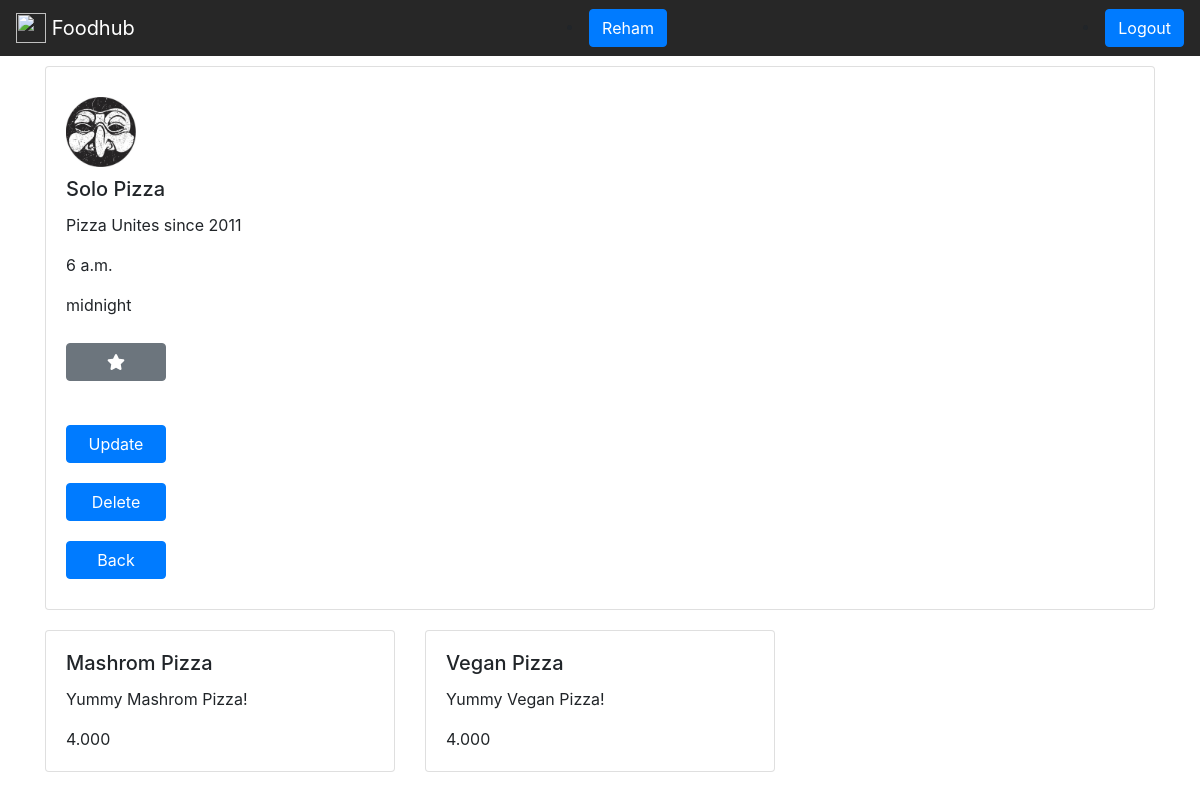
The app's page /detail/5/ (signed in) with its own data.
### restaurants/models.py (models this page shows, shortened)
class Restaurant(models.Model):
    name = models.CharField(max_length=200)
    description = models.TextField()
    openingtime = models.TimeField()
    closingtime = models.TimeField()
    logo = models.ImageField(null=True)

class Item(models.Model):
    name = models.CharField(max_length=200)
    description = models.TextField()
    price = models.CharField(max_length=200)
    restaurant = models.ForeignKey(Restaurant , default=1 , on_delete=models.CASCADE)

### restaurants/views.py (the view)
# urls.py: path('detail/<int:my_id>/', views.detail, name="detail"),
def detail(request, my_id):
    restaurant = Restaurant.objects.get(id=my_id)
    items = Item.objects.filter(restaurant=restaurant)
    context={
        'restaurant': restaurant,
        'items' : items,
    }
    return render(request,'detail.html',context)

### restaurants/templates/detail.html (shortened to what this page needs)
{% extends 'base.html'%}
{% block bodycontent %}
       <div class="row">
         <div class="col-lg-12">
           <div class="card">
             <div class="card-body">
              <img class="card-img-top" src="{{restaurant.logo.url}}" alt="Card image cap">
               <h5 class="card-title">{{restaurant.name}}</h5>
               <p class="card-text">{{restaurant.description}}</p>
               <p class="card-text">{{restaurant.openingtime}}</p>
               <p class="card-text">{{restaurant.closingtime}}</p>
           <button class="btn btn-secondary custom-button" onclick="favourateButton()">
              <i class="fas fa-star"></i>
           </button><br/><br/>
		       <a class="btn btn-primary custom-button" href="{% url 'update' res_id=restaurant.id %}">Update</a><br/>
		       <a class="btn btn-primary custom-button" href="{% url 'delete' res_id=restaurant.id %}">Delete</a><br/>
		       <a class="btn btn-primary custom-button" href="{% url 'list' %}">Back</a><br/>
             </div>
           </div>
         </div>
       </div>
       <div class="row">
       {% for item in items %}
         <div class="col-lg-4">
           <div class="card">
             <div class="card-body">
               <h5 class="card-title">{{item.name}}</h5>
               <p class="card-text">{{item.description}}</p>
               <p class="card-text">{{item.price}}</p>
             </div>
           </div>
         </div>
         {% endfor %}
       </div>
{% endblock %}

### restaurants/templates/base.html (shortened to what this page needs)
<!DOCTYPE html>
{% load static %}
<html>
<head>
<link rel="stylesheet" href="https://maxcdn.bootstrapcdn.com/bootstrap/4.0.0/css/bootstrap.min.css">
<link rel="stylesheet" href="{% static 'style.css' %}">
</head>
<body>
<nav class="navbar navbar-light bg-faded">
  <a class="navbar-brand" href="#">
    <img src="/assets/brand/bootstrap-solid.svg" width="30" height="30" class="d-inline-block align-top" alt="">
    Foodhub
  </a>
  {% if request.user.is_authenticated %}
   <li class="nav-item">
  	<a class="btn btn-primary" href="">{{request.user}}</a>
  </li>
  <li class="nav-item">
  	<a class="btn btn-primary" href="{% url 'logout' %}">Logout</a>
  </li>
  {% endif %}
</nav>
	<div class="container">
	{% block bodycontent %}
	{% endblock %}
    </div>
</body>
</html>

### restaurants/static/style.css (style rules this page uses)
body { background-image: url(http://gf-verified.com/wp-content/uploads/2016/06/Main-Background.jpg)!important; background-size:110% !important; }
.card { margin: 10px 0px 10px 0px; }
.navbar { background-color: #272727; justify-content: baseline !important; }
.navbar-brand { color:#fff !important; }
.card-img-top { width:70px !important; height: 70px !important; margin: 10px 0px 10px 0px !important; }
.custom-button { width: 100px !important; margin: 10px 0px 10px 0px !important }

### restaurants/templates/base.html (style rules this page uses)
.navbar { background-color: #272727; justify-content: baseline !important; }

### records on screen
Restaurant: logo (picture), name "Solo Pizza", description "Pizza Unites since 2011", openingtime "6 a.m.", closingtime "midnight"
Item: name "Mashrom Pizza", description "Yummy Mashrom Pizza!", price "4.000"
Item: name "Vegan Pizza", description "Yummy Vegan Pizza!", price "4.000"

### other values on screen
{{ request.user }} "Reham"
